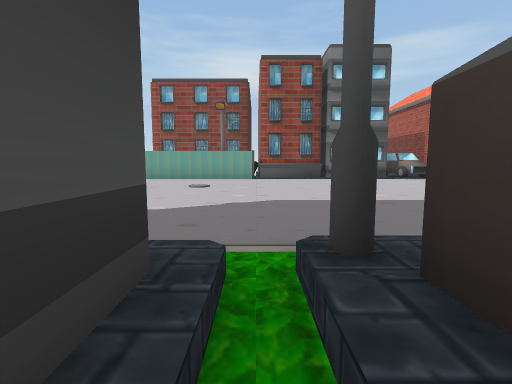
View 1 (above)

22 first-person views from a walk through a Unity game level. The camera is 1.4 m above the floor, tilts 6° down and sees 85° across. The floor is counted in squares, 2 m on a side. Each view is taken from the middle of a square. On the plan, view 1 faces up. The plan holds only what a view shows up to about 9 squares ahead; the rest is blank. The place goes on beyond the plan. The player is left out. Some surface patterns are stand-ins.

View 2
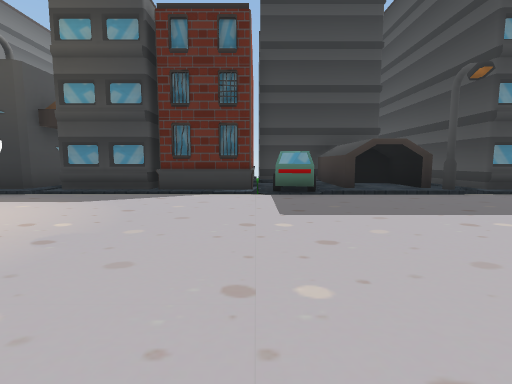

View 3
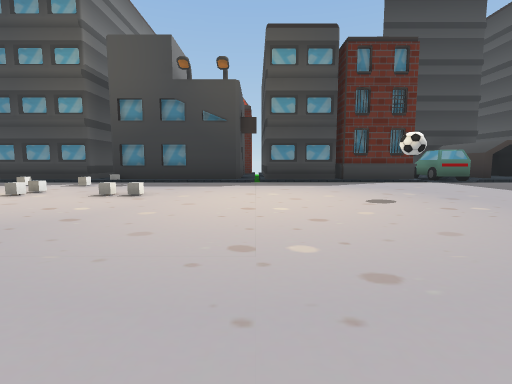

View 4
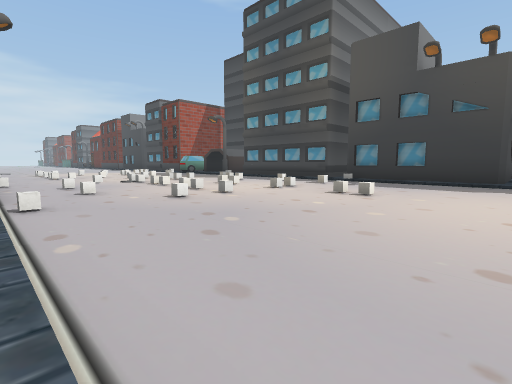

View 5
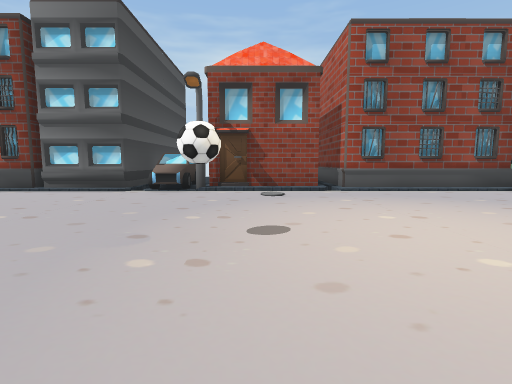

View 6
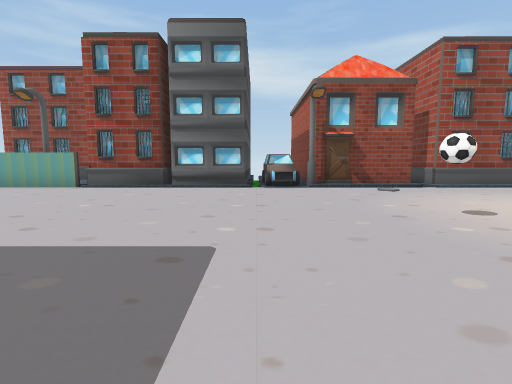

View 7
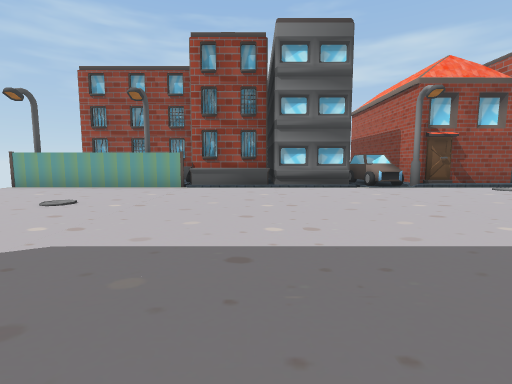

View 8
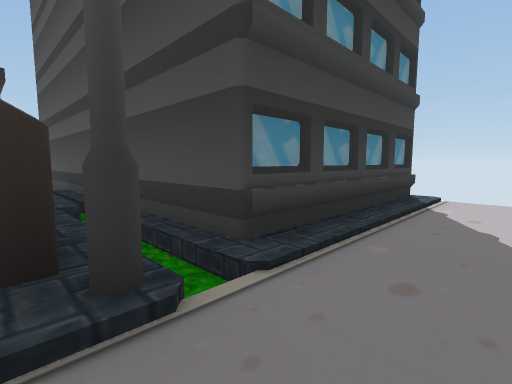

View 9
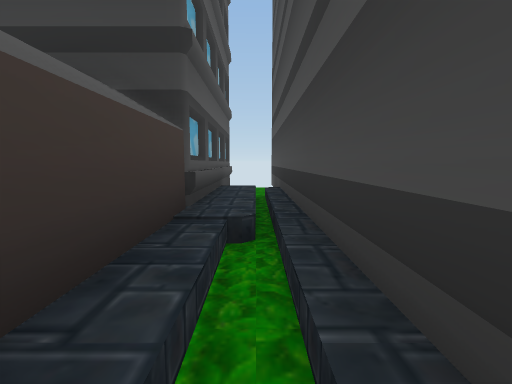

View 10
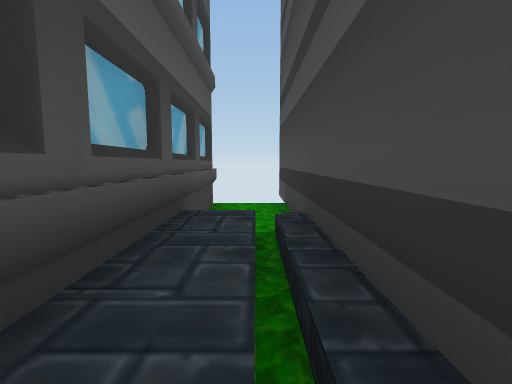

View 11
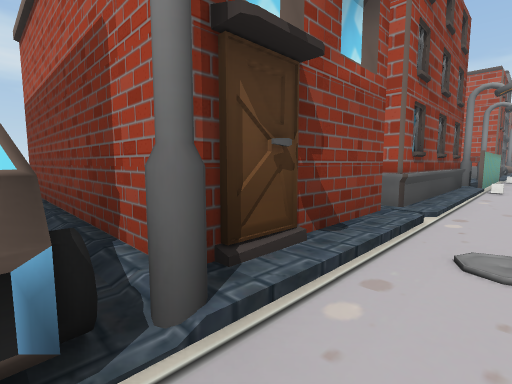

View 12
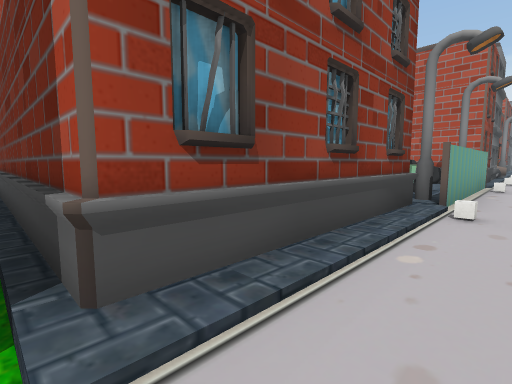

View 13
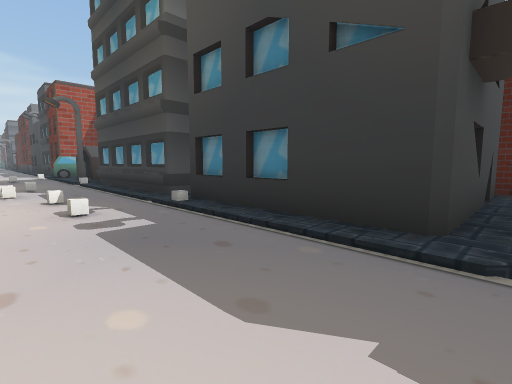

View 14
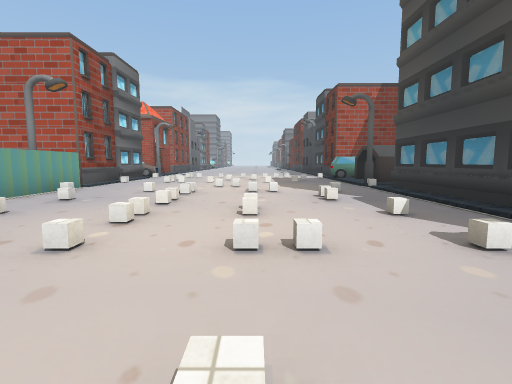

View 15
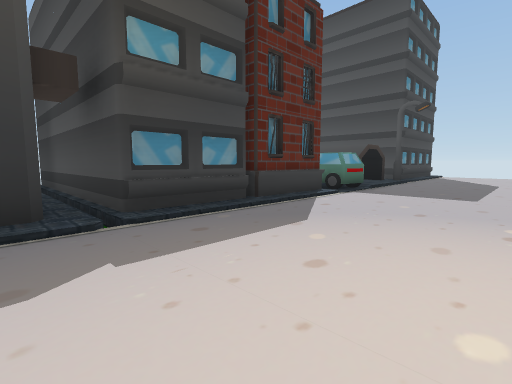

View 16
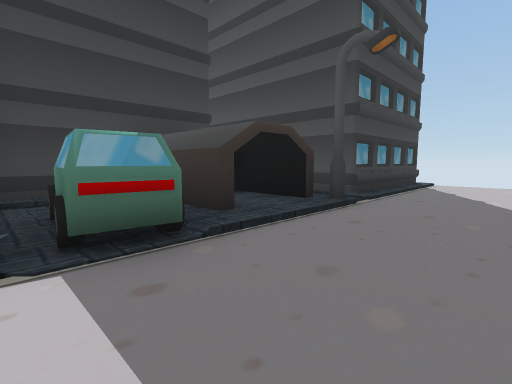

View 17
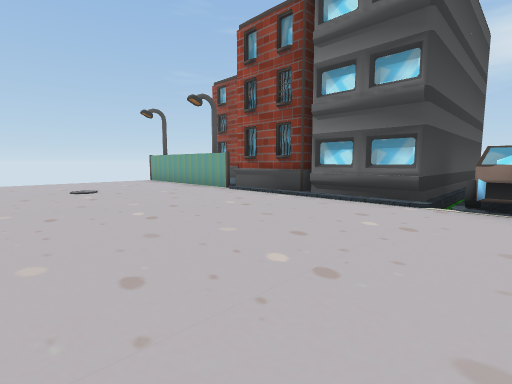

View 18
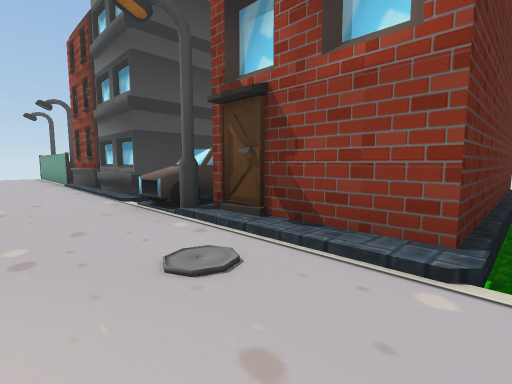

View 19
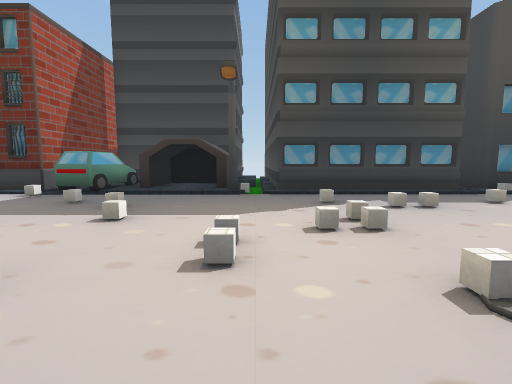

View 20
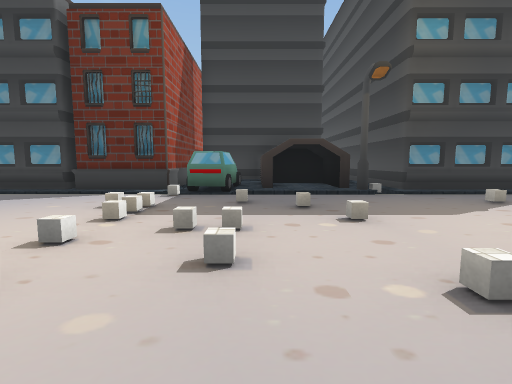

View 21
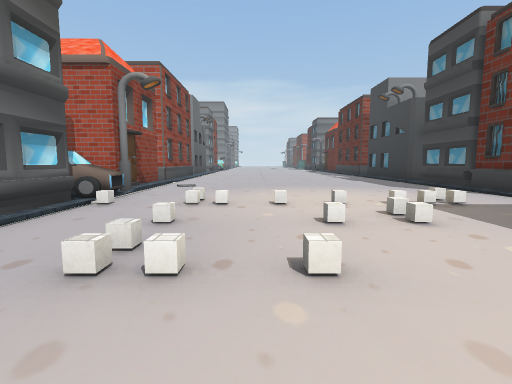

View 22
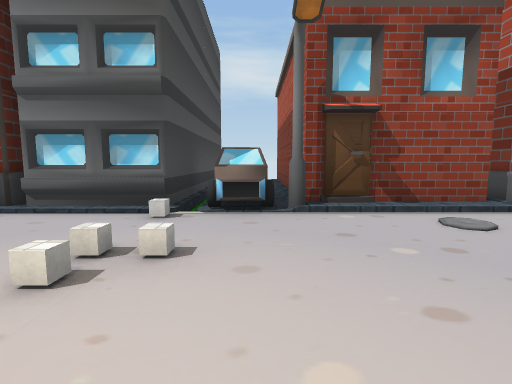

### Floor plan
Key: @ floor where view 1 was taken; # wall or solid block; . main floor; : floor 0.25 m higher than the main floor; - floor 0.25 m lower than the main floor; / step, stairs or slope; ^ raised ledge.
Columns run from 5 left of view 1 to 29 right of it. Each row starts with its distance up from view 1.
 16           # #
 15          ## # ###            ## #
 14          #/ # #-#            #/ #
 13          #/ # #-#            #/ #
 12          #/ ###-#            #/ #
 11         ##-####-######       #-####
 10 ##########/^////////##########/^///
  9  ............................./....
  8  ............................./....
  7  ..................................
  6  .........................../......
  5  ...........................//.....
  4  ............................./....
  3  .................././../..././....
  2  ////.///////////////////./////////
  1 #####/#:#######/#########/#:#######
  0     #@#:###   #/#  #    #/#:##
 -1     #/### #   #/#       #/###
 -2     #/#  ##   #/#
 -3     #/#       #/#
 -4     #/#       #
 -5     #/#       #
 -6     #-#
 -7     # #

Positions as (right, up) in squares from view 1, and headings:
1: (0, 0), facing up
2: (5, 8), facing down
3: (10, 10), facing down
4: (10, 10), facing down-right
5: (8, 3), facing up
6: (5, 2), facing up
7: (2, 2), facing up
8: (1, 3), facing down-left
9: (0, 1), facing down
10: (0, -2), facing down
11: (6, 9), facing up-right
12: (10, 9), facing up-right
13: (10, 4), facing down-right
14: (12, 5), facing right
15: (11, 5), facing down-left
16: (5, 4), facing down-left
17: (6, 5), facing up-left
18: (10, 8), facing up-left
19: (20, 8), facing down
20: (23, 8), facing down
21: (20, 7), facing right
22: (26, 6), facing up
